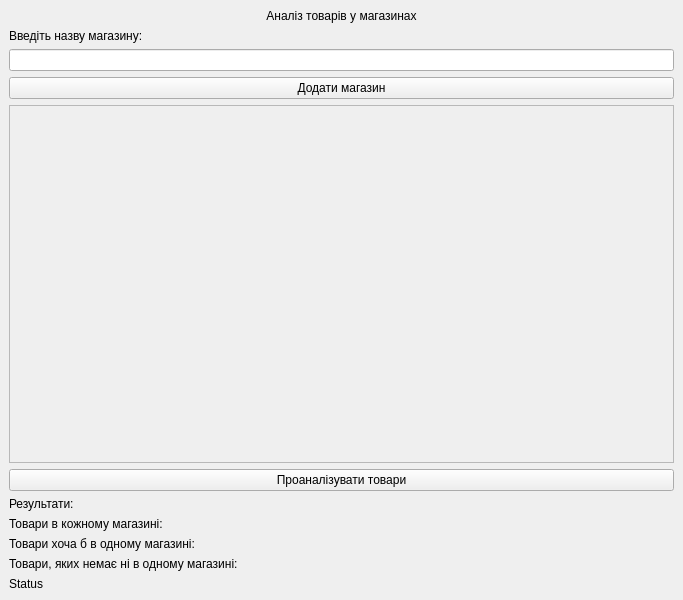
<?xml version="1.0" encoding="UTF-8"?>
<ui version="4.0">
 <class>MainWindow</class>
 <widget class="QMainWindow" name="MainWindow">
  <property name="geometry">
   <rect>
    <x>0</x>
    <y>0</y>
    <width>683</width>
    <height>600</height>
   </rect>
  </property>
  <property name="windowTitle">
   <string>MainWindow</string>
  </property>
  <widget class="QWidget" name="centralwidget">
   <layout class="QVBoxLayout" name="verticalLayout_5">
    <item>
     <widget class="QLabel" name="title">
      <property name="text">
       <string>Аналіз товарів у магазинах</string>
      </property>
      <property name="alignment">
       <set>Qt::AlignmentFlag::AlignCenter</set>
      </property>
     </widget>
    </item>
    <item>
     <layout class="QVBoxLayout" name="verticalLayout_3">
      <item>
       <widget class="QLabel" name="label_store_name">
        <property name="text">
         <string>Введіть назву магазину:</string>
        </property>
       </widget>
      </item>
      <item>
       <widget class="QLineEdit" name="input_store_name"/>
      </item>
      <item>
       <widget class="QPushButton" name="pushButton_add_store">
        <property name="text">
         <string>Додати магазин</string>
        </property>
       </widget>
      </item>
     </layout>
    </item>
    <item>
     <widget class="QScrollArea" name="scrollArea">
      <property name="widgetResizable">
       <bool>true</bool>
      </property>
      <widget class="QWidget" name="scrollArea_content">
       <property name="geometry">
        <rect>
         <x>0</x>
         <y>0</y>
         <width>663</width>
         <height>326</height>
        </rect>
       </property>
      </widget>
     </widget>
    </item>
    <item>
     <widget class="QPushButton" name="pushButton_process_products">
      <property name="text">
       <string>Проаналізувати товари</string>
      </property>
     </widget>
    </item>
    <item>
     <layout class="QVBoxLayout" name="verticalLayout_4">
      <item>
       <widget class="QLabel" name="label_4">
        <property name="text">
         <string>Результати:</string>
        </property>
       </widget>
      </item>
      <item>
       <layout class="QVBoxLayout" name="verticalLayout_2">
        <item>
         <layout class="QHBoxLayout" name="horizontalLayout" stretch="1,4">
          <item>
           <widget class="QLabel" name="label">
            <property name="text">
             <string>Товари в кожному магазині:</string>
            </property>
           </widget>
          </item>
          <item>
           <widget class="QLabel" name="label_products_in_all_stores">
            <property name="text">
             <string/>
            </property>
           </widget>
          </item>
         </layout>
        </item>
        <item>
         <layout class="QHBoxLayout" name="horizontalLayout_2" stretch="1,3">
          <item>
           <widget class="QLabel" name="label_2">
            <property name="text">
             <string>Товари хоча б в одному магазині:</string>
            </property>
           </widget>
          </item>
          <item>
           <widget class="QLabel" name="label_products_in_at_least_one_shop">
            <property name="text">
             <string/>
            </property>
           </widget>
          </item>
         </layout>
        </item>
        <item>
         <layout class="QHBoxLayout" name="horizontalLayout_3" stretch="1,2">
          <item>
           <widget class="QLabel" name="label_3">
            <property name="text">
             <string>Товари, яких немає ні в одному магазині:</string>
            </property>
           </widget>
          </item>
          <item>
           <widget class="QLabel" name="label_products_in_no_shop">
            <property name="text">
             <string/>
            </property>
           </widget>
          </item>
         </layout>
        </item>
       </layout>
      </item>
     </layout>
    </item>
    <item>
     <widget class="QLabel" name="label_status">
      <property name="text">
       <string>Status</string>
      </property>
     </widget>
    </item>
   </layout>
  </widget>
 </widget>
 <resources/>
 <connections/>
</ui>
